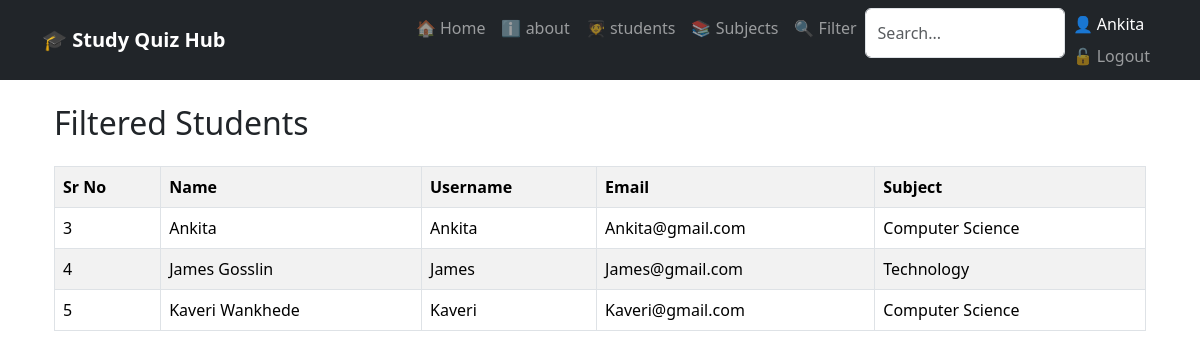
The app's page /filter (signed in) with its own data.
### tables this page shows
CREATE TABLE SCORE (
            Sr_no INTEGER PRIMARY KEY AUTOINCREMENT,
            Student_name TEXT NOT NULL,
            Username TEXT NOT NULL,
            Email TEXT NOT NULL,
            Password TEXT NOT NULL,
            subject TEXT NOT NULL   
        , role text default 'student');

### app1.py (the view)
@app.route('/filter')
def filter():
    subject = request.args.get('subject')
    conn = get_db()
    if subject:
        students = conn.execute(
            "SELECT * FROM SCORE WHERE subject=?",
            (subject,)
        ).fetchall()
    else:
        students = conn.execute(
            "SELECT * FROM SCORE"
        ).fetchall()
    conn.close()
    return render_template(
        'filter_result.html',
        students=students
    )

### Database.py (called while the page is built)
def get_db():
    conn = sqlite3.connect('myproject.db')
    conn.row_factory = sqlite3.Row
    return conn

### templates/filter_result.html (shortened to what this page needs)
{% extends "base.html" %}
{% block content %}
<!DOCTYPE html>
<html>
<head>
    <link href="https://cdn.jsdelivr.net/npm/bootstrap@5.3.3/dist/css/bootstrap.min.css" rel="stylesheet">
</head>
<body>
<div class="container mt-4">
    <h2 class="mb-4">Filtered Students</h2>
    <table class="table table-bordered table-striped">
        <tr>
            <th>Sr No</th>
            <th>Name</th>
            <th>Username</th>
            <th>Email</th>
            <th>Subject</th>
        </tr>
        {% for student in students %}
        <tr>
            <td>{{ student['Sr_no'] }}</td>
            <td>{{ student['Student_name'] }}</td>
            <td>{{ student['Username'] }}</td>
            <td>{{ student['Email'] }}</td>
            <td>{{ student['subject'] }}</td>
        </tr>
        {% endfor %}
    </table>
</div>
</body>
</html>
{% endblock %}

### records on screen
SCORE: Sr_no "3", Student_name "Ankita", Username "Ankita", Email "Ankita@gmail.com", subject "Computer Science"
SCORE: Sr_no "4", Student_name "James Gosslin", Username "James", Email "James@gmail.com", subject "Technology"
SCORE: Sr_no "5", Student_name "Kaveri Wankhede", Username "Kaveri", Email "Kaveri@gmail.com", subject "Computer Science"

### other values on screen
{{ session.username }} "Ankita"
